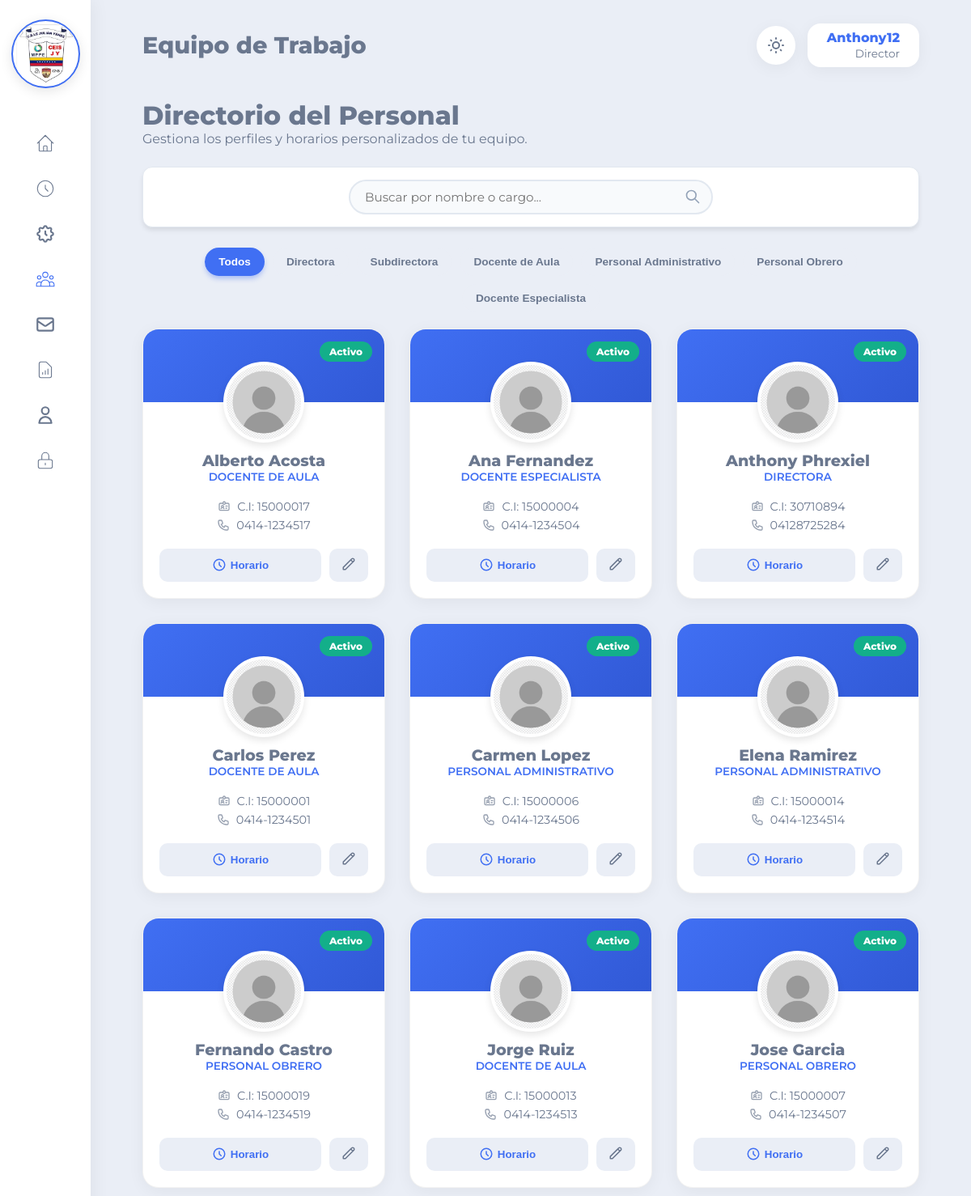
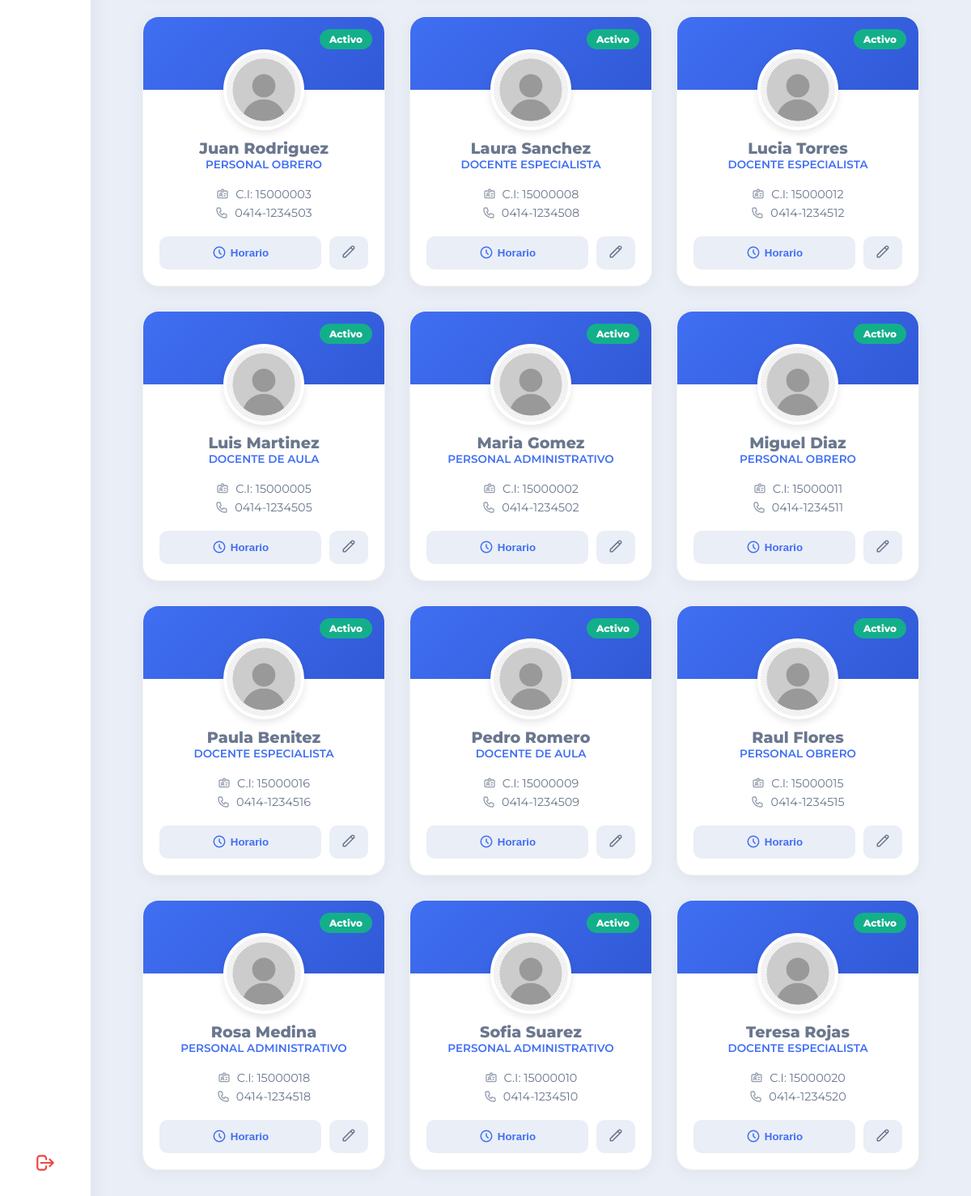
Screenshot of /vistas/personal.php (signed in) with the database file from the repository (2 pictures, top to bottom).
### tables this page shows
CREATE TABLE `cargos` (
  `id_cargo` int(11) NOT NULL AUTO_INCREMENT,
  `nombre_cargo` varchar(100) NOT NULL,
  PRIMARY KEY (`id_cargo`)
);

CREATE TABLE `personal` (
  `id_personal` int(11) NOT NULL AUTO_INCREMENT,
  `cedula` varchar(15) NOT NULL,
  `nombres` varchar(100) NOT NULL,
  `apellidos` varchar(100) NOT NULL,
  `foto_perfil` varchar(255) NOT NULL DEFAULT 'default.png',
  `telefono` varchar(20) NOT NULL,
  `id_cargo` int(11) NOT NULL,
  `id_usuario` int(11) NOT NULL,
  `hora_entrada_personalizada` time DEFAULT NULL,
  `hora_salida_personalizada` time DEFAULT NULL,
  `fecha_ingreso` date DEFAULT curdate(),
  PRIMARY KEY (`id_personal`),
  UNIQUE KEY `cedula_unica` (`cedula`),
  KEY `fk_personal_cargo` (`id_cargo`),
  KEY `fk_personal_usuario` (`id_usuario`),
  CONSTRAINT `fk_personal_cargo` FOREIGN KEY (`id_cargo`) REFERENCES `cargos` (`id_cargo`) ON UPDATE CASCADE,
  CONSTRAINT `fk_personal_usuario` FOREIGN KEY (`id_usuario`) REFERENCES `usuarios` (`id_usuario`) ON DELETE CASCADE ON UPDATE CASCADE
);

CREATE TABLE `usuarios` (
  `id_usuario` int(11) NOT NULL AUTO_INCREMENT,
  `nombre_usuario` varchar(50) NOT NULL,
  `password` varchar(255) NOT NULL,
  `id_rol` int(11) NOT NULL,
  `estado` enum('Activo','Inactivo') DEFAULT 'Activo',
  `pregunta_1` int(11) NOT NULL,
  `respuesta_1` varchar(255) NOT NULL,
  `pregunta_2` int(11) NOT NULL,
  `respuesta_2` varchar(255) NOT NULL,
  `pregunta_3` int(11) NOT NULL,
  `respuesta_3` varchar(255) NOT NULL,
  PRIMARY KEY (`id_usuario`),
  UNIQUE KEY `usuario_unico` (`nombre_usuario`),
  KEY `fk_usuario_rol` (`id_rol`),
  CONSTRAINT `fk_usuario_rol` FOREIGN KEY (`id_rol`) REFERENCES `roles` (`id_rol`) ON UPDATE CASCADE
);

### vistas/personal.php (the view, shortened to what this page needs)
<?php
require_once '../configuracion/conexion.php';
try {
    $sql = "SELECT p.id_personal, p.cedula, p.nombres, p.apellidos, p.telefono, p.foto_perfil,
                   p.hora_entrada_personalizada, p.hora_salida_personalizada, p.id_cargo,
                   c.nombre_cargo, u.estado, u.id_usuario, u.id_rol
            FROM personal p
            INNER JOIN cargos c ON p.id_cargo = c.id_cargo
            INNER JOIN usuarios u ON p.id_usuario = u.id_usuario
            ORDER BY p.nombres ASC";
    $stmt = $conexion->query($sql);
    $lista_personal = $stmt->fetchAll(PDO::FETCH_ASSOC);
    $stmt_cargos = $conexion->query("SELECT id_cargo, nombre_cargo FROM cargos ORDER BY id_cargo ASC");
    $cargos = $stmt_cargos->fetchAll(PDO::FETCH_ASSOC);
} catch (PDOException $e) {
    $lista_personal = [];
    $lista_roles = [];
    $cargos = [];
}
?>
<!DOCTYPE html>
<html lang="es" data-theme="light">
<head>
    <link rel="stylesheet" href="../recursos/css/principal.css?v=<?php echo time(); ?>">
</head>
<body>
   <?php $pagina_activa = 'personal'; require_once 'componentes/sidebar.php'; ?>
    <div class="contenedor-principal">
     <?php $titulo_pagina = 'Equipo de Trabajo'; require_once 'componentes/topbar.php'; ?>
        <main class="contenido">
            <div class="cabecera-personal">
                <div>
                    <h1>Directorio del Personal</h1>
                    <p>Gestiona los perfiles y horarios personalizados de tu equipo.</p>
                </div>
            </div>
                <div class="contenedor-filtros-globales" style="justify-content: center; margin-block-end: 25px; padding: 15px;">
                    <div class="contenedor-busqueda-elegante" style="margin: 0; inline-size: 100%; max-inline-size: 450px;">
                      <input type="text" id="buscador-universal" class="campo-busqueda-elegante" placeholder="Buscar por nombre o cargo...">
                    </div>
                </div>
            <div class="botones-filtro-cargo">
                <button class="btn-filtro activo" onclick="aplicarFiltroUniversal('todos', this)">Todos</button>
                <?php foreach($cargos as $c): ?>
                    <button class="btn-filtro" onclick="aplicarFiltroUniversal(<?php echo $c['id_cargo']; ?>, this)">
                        <?php echo htmlspecialchars($c['nombre_cargo']); ?>
                    </button>
                <?php endforeach; ?>
            </div>
            <div class="grid-perfiles">
                <?php foreach ($lista_personal as $emp): ?>
                    <div class="tarjeta-perfil item-filtrable <?php echo ($emp['estado'] == 'Inactivo') ? 'inactivo' : ''; ?>" data-cargo="<?php echo $emp['id_cargo']; ?>">
                        <div class="banner-tarjeta">
                            <span class="etiqueta-estado"><?php echo $emp['estado']; ?></span>
                        </div>
                        <div class="contenedor-avatar">
                            <img src="../recursos/img/perfiles/<?php echo htmlspecialchars($emp['foto_perfil']); ?>" alt="Foto de <?php echo $emp['nombres']; ?>" loading="lazy">
                        </div>
                        <div class="info-perfil">
                            <h3 class="nombre-empleado"><?php echo htmlspecialchars($emp['nombres'] . ' ' . $emp['apellidos']); ?></h3>
                            <span class="cargo-empleado"><?php echo htmlspecialchars($emp['nombre_cargo']); ?></span>
                            <div class="detalles-empleado">
                                <p> C.I: <?php echo $emp['cedula']; ?></p>
                                <p> <?php echo $emp['telefono']; ?></p>
                            </div>
                            <div class="acciones-perfil">
                                <button class="btn-editar-horario"
                                    data-id="<?php echo $emp['id_personal']; ?>"
                                    data-nombre="<?php echo htmlspecialchars($emp['nombres'] . ' ' . $emp['apellidos']); ?>"
                                    data-entrada="<?php echo $emp['hora_entrada_personalizada'] ? date('H:i', strtotime($emp['hora_entrada_personalizada'])) : ''; ?>"
                                    data-salida="<?php echo $emp['hora_salida_personalizada'] ? date('H:i', strtotime($emp['hora_salida_personalizada'])) : ''; ?>"
                                    onclick="abrirModalHorario(this)">
                                    <svg xmlns="http://www.w3.org/2000/svg" fill="none" viewBox="0 0 24 24" stroke="currentColor"><path stroke-linecap="round" stroke-linejoin="round" stroke-width="2" d="M12 8v4l3 3m6-3a9 9 0 11-18 0 9 9 0 0118 0z" /></svg>
                                    Horario
                                </button>
                                <button class="btn-editar-usuario"
                                    data-idpersonal="<?php echo $emp['id_personal']; ?>"
                                    data-idusuario="<?php echo $emp['id_usuario']; ?>"
                                    data-nombre="<?php echo htmlspecialchars($emp['nombres'] . ' ' . $emp['apellidos']); ?>"
                                    data-estado="<?php echo $emp['estado']; ?>"
                                    data-rol="<?php echo $emp['id_rol']; ?>"
                                    onclick="abrirModalEditar(this)">
                                    <svg xmlns="http://www.w3.org/2000/svg" fill="none" viewBox="0 0 24 24" stroke="currentColor"><path stroke-linecap="round" stroke-linejoin="round" stroke-width="2" d="M15.232 5.232l3.536 3.536m-2.036-5.036a2.5 2.5 0 113.536 3.536L6.5 21.036H3v-3.572L16.732 3.732z" /></svg>
                                </button>
                            </div>
                        </div>
                    </div>
                <?php endforeach; ?>
            </div>
        </main>
    </div>
</body>
</html>

### rows the page displays
cargos: nombre_cargo "Directora"
cargos: nombre_cargo "Subdirectora"
cargos: nombre_cargo "Docente de Aula"
cargos: nombre_cargo "Personal Administrativo"
cargos: nombre_cargo "Personal Obrero"
cargos: nombre_cargo "Docente Especialista"
personal: id_usuario.estado "Activo", foto_perfil (placeholder picture), nombres+apellidos "Alberto Acosta", id_cargo.nombre_cargo "DOCENTE DE AULA", cedula "15000017", telefono "0414-1234517"
personal: id_usuario.estado "Activo", foto_perfil (placeholder picture), nombres+apellidos "Ana Fernandez", id_cargo.nombre_cargo "DOCENTE ESPECIALISTA", cedula "15000004", telefono "0414-1234504"
personal: id_usuario.estado "Activo", foto_perfil (placeholder picture), nombres+apellidos "Anthony Phrexiel", id_cargo.nombre_cargo "DIRECTORA", cedula "30710894", telefono "04128725284"
personal: id_usuario.estado "Activo", foto_perfil (placeholder picture), nombres+apellidos "Carlos Perez", id_cargo.nombre_cargo "DOCENTE DE AULA", cedula "15000001", telefono "0414-1234501"
personal: id_usuario.estado "Activo", foto_perfil (placeholder picture), nombres+apellidos "Carmen Lopez", id_cargo.nombre_cargo "PERSONAL ADMINISTRATIVO", cedula "15000006", telefono "0414-1234506"
personal: id_usuario.estado "Activo", foto_perfil (placeholder picture), nombres+apellidos "Elena Ramirez", id_cargo.nombre_cargo "PERSONAL ADMINISTRATIVO", cedula "15000014", telefono "0414-1234514"
personal: id_usuario.estado "Activo", foto_perfil (placeholder picture), nombres+apellidos "Fernando Castro", id_cargo.nombre_cargo "PERSONAL OBRERO", cedula "15000019", telefono "0414-1234519"
personal: id_usuario.estado "Activo", foto_perfil (placeholder picture), nombres+apellidos "Jorge Ruiz", id_cargo.nombre_cargo "DOCENTE DE AULA", cedula "15000013", telefono "0414-1234513"
personal: id_usuario.estado "Activo", foto_perfil (placeholder picture), nombres+apellidos "Jose Garcia", id_cargo.nombre_cargo "PERSONAL OBRERO", cedula "15000007", telefono "0414-1234507"
personal: id_usuario.estado "Activo", foto_perfil (placeholder picture), nombres+apellidos "Juan Rodriguez", id_cargo.nombre_cargo "PERSONAL OBRERO", cedula "15000003", telefono "0414-1234503"
personal: id_usuario.estado "Activo", foto_perfil (placeholder picture), nombres+apellidos "Laura Sanchez", id_cargo.nombre_cargo "DOCENTE ESPECIALISTA", cedula "15000008", telefono "0414-1234508"
personal: id_usuario.estado "Activo", foto_perfil (placeholder picture), nombres+apellidos "Lucia Torres", id_cargo.nombre_cargo "DOCENTE ESPECIALISTA", cedula "15000012", telefono "0414-1234512"
personal: id_usuario.estado "Activo", foto_perfil (placeholder picture), nombres+apellidos "Luis Martinez", id_cargo.nombre_cargo "DOCENTE DE AULA", cedula "15000005", telefono "0414-1234505"
personal: id_usuario.estado "Activo", foto_perfil (placeholder picture), nombres+apellidos "Maria Gomez", id_cargo.nombre_cargo "PERSONAL ADMINISTRATIVO", cedula "15000002", telefono "0414-1234502"
personal: id_usuario.estado "Activo", foto_perfil (placeholder picture), nombres+apellidos "Miguel Diaz", id_cargo.nombre_cargo "PERSONAL OBRERO", cedula "15000011", telefono "0414-1234511"
personal: id_usuario.estado "Activo", foto_perfil (placeholder picture), nombres+apellidos "Paula Benitez", id_cargo.nombre_cargo "DOCENTE ESPECIALISTA", cedula "15000016", telefono "0414-1234516"
personal: id_usuario.estado "Activo", foto_perfil (placeholder picture), nombres+apellidos "Pedro Romero", id_cargo.nombre_cargo "DOCENTE DE AULA", cedula "15000009", telefono "0414-1234509"
personal: id_usuario.estado "Activo", foto_perfil (placeholder picture), nombres+apellidos "Raul Flores", id_cargo.nombre_cargo "PERSONAL OBRERO", cedula "15000015", telefono "0414-1234515"
personal: id_usuario.estado "Activo", foto_perfil (placeholder picture), nombres+apellidos "Rosa Medina", id_cargo.nombre_cargo "PERSONAL ADMINISTRATIVO", cedula "15000018", telefono "0414-1234518"
personal: id_usuario.estado "Activo", foto_perfil (placeholder picture), nombres+apellidos "Sofia Suarez", id_cargo.nombre_cargo "PERSONAL ADMINISTRATIVO", cedula "15000010", telefono "0414-1234510"
personal: id_usuario.estado "Activo", foto_perfil (placeholder picture), nombres+apellidos "Teresa Rojas", id_cargo.nombre_cargo "DOCENTE ESPECIALISTA", cedula "15000020", telefono "0414-1234520"

### other values shown
$titulo_pagina "Equipo de Trabajo"
$nombre "Anthony12"
$rol "Director"
